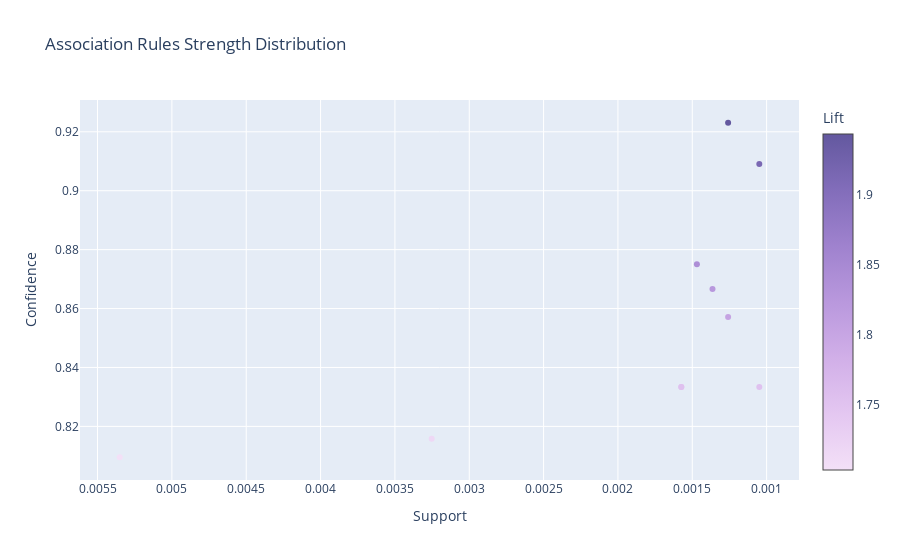
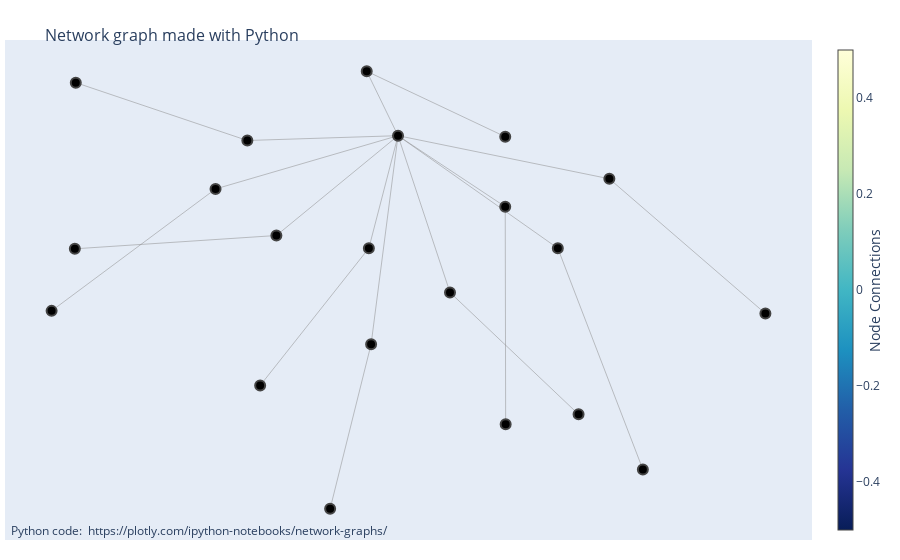

Notebook cell for these charts, in order:
### Code cell
freqItemSet, rules = apriori(transactions, minSup=min_sup, minConf=0.8)
output_apriori(rules)

### Figure 1 — Plotly figure (JSON) as saved in the notebook; plotly's stock layout.template omitted (floating-point values rounded to 4 significant figures)
{"data": [{"marker": {"color": [1.704, 1.717, 1.754, 1.754, 1.754, 1.804, 1.824, 1.842, 1.914, 1.943], "colorbar": {"title": {"text": "Lift"}}, "colorscale": [[0.0, "rgb(243, 224, 247)"], [0.1667, "rgb(228, 199, 241)"], [0.3333, "rgb(209, 175, 232)"], [0.5, "rgb(185, 152, 221)"], [0.6667, "rgb(159, 130, 206)"], [0.8333, "rgb(130, 109, 186)"], [1.0, "rgb(99, 88, 159)"]]}, "mode": "markers", "text": ["['Keeping It Local'] => ['Coffee'], Lift: 1.7039689550731953", "['Extra Salami or Feta'] => ['Coffee'], Lift: 1.7171575692765482", "['Salad, Sandwich'] => ['Coffee'], Lift: 1.7540856890459364", "['Vegan mincepie, Cake'] => ['Coffee'], Lift: 1.7540856890459364", "['Scone, NONE'] => ['Coffee'], Lift: 1.7540856890459364", "['Sandwich, Hearty & Seasonal'] => ['Coffee'], Lift: 1.8042024230186773", "['Pastry, Toast'] => ['Coffee'], Lift: 1.824249116607774", "['Salad, Extra Salami or Feta'] => ['Coffee'], Lift: 1.8417899734982335", "['Medialuna, NONE, Hot chocolate'] => ['Coffee'], Lift: 1.913548024413749", "['Tartine, NONE'] => ['Coffee'], Lift: 1.942987224789345"], "x": [0.005351, 0.003253, 0.001574, 0.001049, 0.001574, 0.001259, 0.001364, 0.001469, 0.001049, 0.001259], "y": [0.8095, 0.8158, 0.8333, 0.8333, 0.8333, 0.8571, 0.8667, 0.875, 0.9091, 0.9231], "type": "scatter"}], "layout": {"xaxis": {"title": {"text": "Support"}, "autorange": "reversed"}, "title": {"text": "Association Rules Strength Distribution"}, "yaxis": {"title": {"text": "Confidence"}}}}

### Figure 2 — Plotly figure (JSON) as saved in the notebook; plotly's stock layout.template omitted (floating-point values rounded to 4 significant figures)
{"data": [{"hoverinfo": "none", "line": {"color": "#888", "width": 0.5}, "mode": "lines", "x": [0.5861, 0.02552, null, 1.0, 0.5861, null, -0.2972, 0.02552, null, -0.8318, -0.2972, null, -0.4586, 0.02552, null, -0.8934, -0.4586, null, 0.4494, 0.02552, null, 0.6749, 0.4494, null, -0.05186, 0.02552, null, -0.3402, -0.05186, null, -0.3742, 0.02552, null, -0.8293, -0.3742, null, -0.0459, 0.02552, null, -0.1546, -0.0459, null, 0.1634, 0.02552, null, 0.5044, 0.1634, null, 0.3099, 0.02552, null, 0.311, 0.3099, null, -0.0575, 0.02552, null, 0.3099, -0.0575, null], "y": [0.3582, 0.5353, null, -0.1954, 0.3582, null, 0.1252, 0.5353, null, 0.07056, 0.1252, null, 0.3164, 0.5353, null, -0.1845, 0.3164, null, 0.07283, 0.5353, null, -0.836, 0.07283, null, 0.07315, 0.5353, null, -0.4912, 0.07315, null, 0.5154, 0.5353, null, 0.7531, 0.5154, null, -0.3212, 0.5353, null, -0.9975, -0.3212, null, -0.1087, 0.5353, null, -0.6096, -0.1087, null, 0.2436, 0.5353, null, -0.6506, 0.2436, null, 0.8, 0.5353, null, 0.531, 0.8, null], "type": "scatter"}, {"hoverinfo": "text", "marker": {"color": [], "colorbar": {"thickness": 15, "title": {"side": "right", "text": "Node Connections"}, "xanchor": "left"}, "colorscale": [[0.0, "rgb(255,255,217)"], [0.125, "rgb(237,248,177)"], [0.25, "rgb(199,233,180)"], [0.375, "rgb(127,205,187)"], [0.5, "rgb(65,182,196)"], [0.625, "rgb(29,145,192)"], [0.75, "rgb(34,94,168)"], [0.875, "rgb(37,52,148)"], [1.0, "rgb(8,29,88)"]], "line": {"width": 2}, "reversescale": true, "showscale": true, "size": 10}, "mode": "markers", "text": ["0", "Keeping It Local", "Coffee", "1", "Extra Salami or Feta", "2", "Salad, Sandwich", "3", "Vegan mincepie, Cake", "4", "Scone, NONE", "5", "Sandwich, Hearty & Seasonal", "6", "Pastry, Toast", "7", "Salad, Extra Salami or Feta", "8", "Medialuna, NONE, Hot chocolate", "9", "Tartine, NONE"], "x": [0.5861, 1.0, 0.02552, -0.2972, -0.8318, -0.4586, -0.8934, 0.4494, 0.6749, -0.05186, -0.3402, -0.3742, -0.8293, -0.0459, -0.1546, 0.1634, 0.5044, 0.3099, 0.311, -0.0575, 0.3099], "y": [0.3582, -0.1954, 0.5353, 0.1252, 0.07056, 0.3164, -0.1845, 0.07283, -0.836, 0.07315, -0.4912, 0.5154, 0.7531, -0.3212, -0.9975, -0.1087, -0.6096, 0.2436, -0.6506, 0.8, 0.531], "type": "scatter"}], "layout": {"annotations": [{"showarrow": false, "text": "Python code: <a href='https://plotly.com/ipython-notebooks/network-graphs/'> https://plotly.com/ipython-notebooks/network-graphs/</a>", "x": 0.005, "xref": "paper", "y": -0.002, "yref": "paper"}], "hovermode": "closest", "margin": {"b": 20, "l": 5, "r": 5, "t": 40}, "showlegend": false, "title": {"font": {"size": 16}, "text": "<br>Network graph made with Python"}, "xaxis": {"showgrid": false, "showticklabels": false, "zeroline": false}, "yaxis": {"showgrid": false, "showticklabels": false, "zeroline": false}}}
